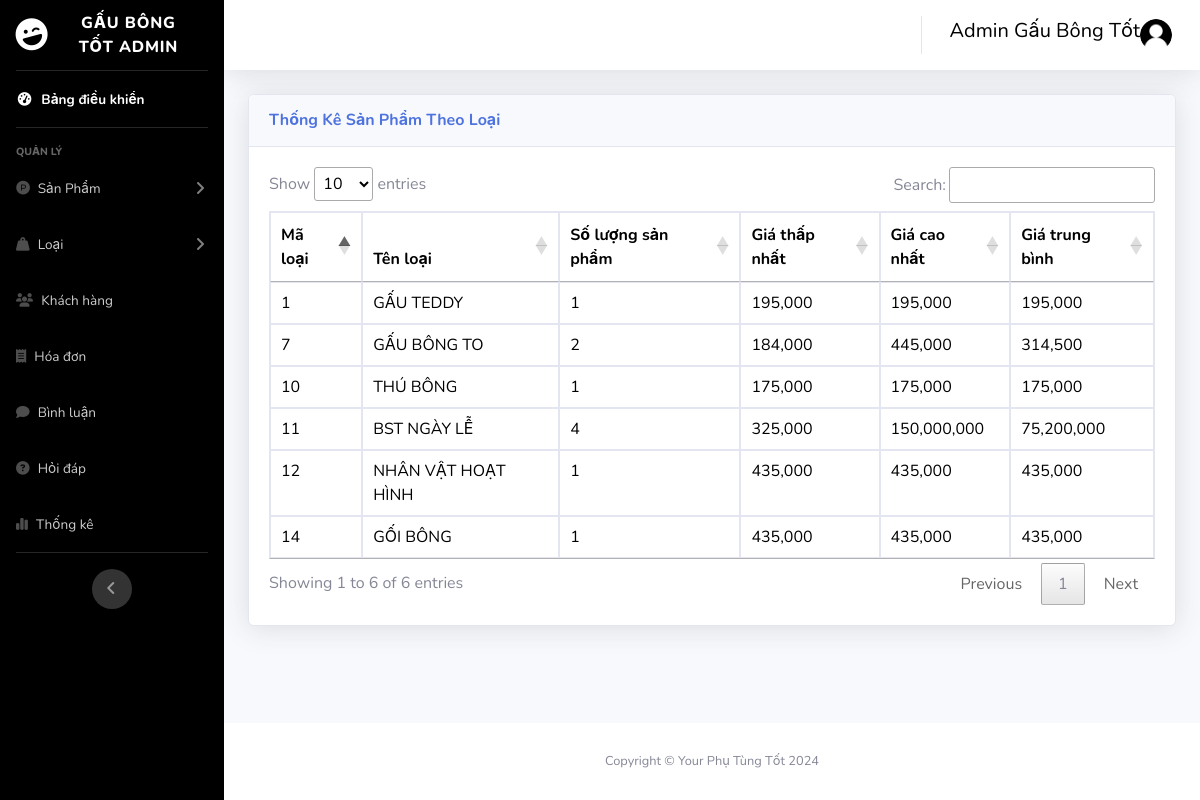
/admin/index.php?act=list_statis (signed in), run on the app's committed database.
### tables this page shows
CREATE TABLE `category` (
  `id_cate` int(11) NOT NULL,
  `name_cate` varchar(255) NOT NULL
);

### admin/controller/controller.php (called while the page is built)
<?php
function render($path, $data = [])
{
    extract($data);
    $view = "view/" . $path . ".php";
    include_once $view;
}

### admin/model/pdo.php (called while the page is built, shortened)
<?php
function pdo_get_connection(){
    $dburl = "mysql:host=127.0.0.1;dbname=virtualphone;charset=utf8";
    $username = 'root';
    $password = '';
    $conn = new PDO($dburl, $username, $password);
    $conn->setAttribute(PDO::ATTR_ERRMODE, PDO::ERRMODE_EXCEPTION);
    return $conn;
}
function pdo_query($sql){
    $sql_args = array_slice(func_get_args(), 1);
    try{
        $conn = pdo_get_connection();
        $stmt = $conn->prepare($sql);
        $stmt->execute($sql_args);
        $rows = $stmt->fetchAll();
        return $rows;
    }
    catch(PDOException $e){
        throw $e;
    }
    finally{
        unset($conn);
    }
}

### admin/model/thongke.php (called while the page is built, shortened)
<?php
function loadall_statis()
{
    $sql = "SELECT c.id_cate as idcate, c.name_cate as namecate, count(p.id_pro) as pro_quantity, min(p.price) as min_price, max(p.price) as max_price, avg(p.price) as avg_price";
    $sql .= " FROM product p LEFT JOIN category c ON c.id_cate = p.idcate";
    $sql .= " GROUP BY c.id_cate ORDER BY c.id_cate DESC";
    $liststatis = pdo_query($sql);
    return $liststatis;
}

### admin/view/list_statistic.php (the view, shortened to what this page needs)
<?php include_once "header.php" ?>
<body id="page-top">
    <div id="wrapper">
        <?php include_once "nav.php" ?>
        <div class="container-fluid">
            <div class="card shadow mb-4">
                <div class="card-header py-3">
                    <h6 class="m-0 font-weight-bold text-primary">Thống Kê Sản Phẩm Theo Loại</h6>
                </div>
                <div class="card-body">
                    <div class="table-responsive">
                        <table class="table table-bordered" id="dataTable" width="100%" cellspacing="0">
                            <thead>
                                <tr>
                                    <th>Mã loại</th>
                                    <th>Tên loại</th>
                                    <th>Số lượng sản phẩm</th>
                                    <th>Giá thấp nhất</th>
                                    <th>Giá cao nhất</th>
                                    <th>Giá trung bình</th>
                                </tr>
                            </thead>
                            <tbody>
                                <?php foreach ($liststatis as $statis) : extract($statis); ?>
                                    <tr>
                                        <td><?= $idcate ?></td>
                                        <td><?= $namecate ?></td>
                                        <td><?= $pro_quantity ?></td>
                                        <td><?= number_format($min_price) ?></td>
                                        <td><?= number_format($max_price) ?></td>
                                        <td><?= number_format($avg_price) ?></td>
                                    </tr>
                                <?php endforeach ?>
                            </tbody>
                        </table>
                    </div>
                </div>
            </div>
        </div>
    </div>
    <?php include_once "footer.php" ?>

### data on the page
category: id_cate "14", name_cate "GỐI BÔNG", pro_quantity "1", min_price "435,000", max_price "435,000", avg_price "435,000"
category: id_cate "12", name_cate "NHÂN VẬT HOẠT HÌNH", pro_quantity "1", min_price "435,000", max_price "435,000", avg_price "435,000"
category: id_cate "11", name_cate "BST NGÀY LỄ", pro_quantity "4", min_price "325,000", max_price "150,000,000", avg_price "75,200,000"
category: id_cate "10", name_cate "THÚ BÔNG", pro_quantity "1", min_price "175,000", max_price "175,000", avg_price "175,000"
category: id_cate "7", name_cate "GẤU BÔNG TO", pro_quantity "2", min_price "184,000", max_price "445,000", avg_price "314,500"
category: id_cate "1", name_cate "GẤU TEDDY", pro_quantity "1", min_price "195,000", max_price "195,000", avg_price "195,000"
